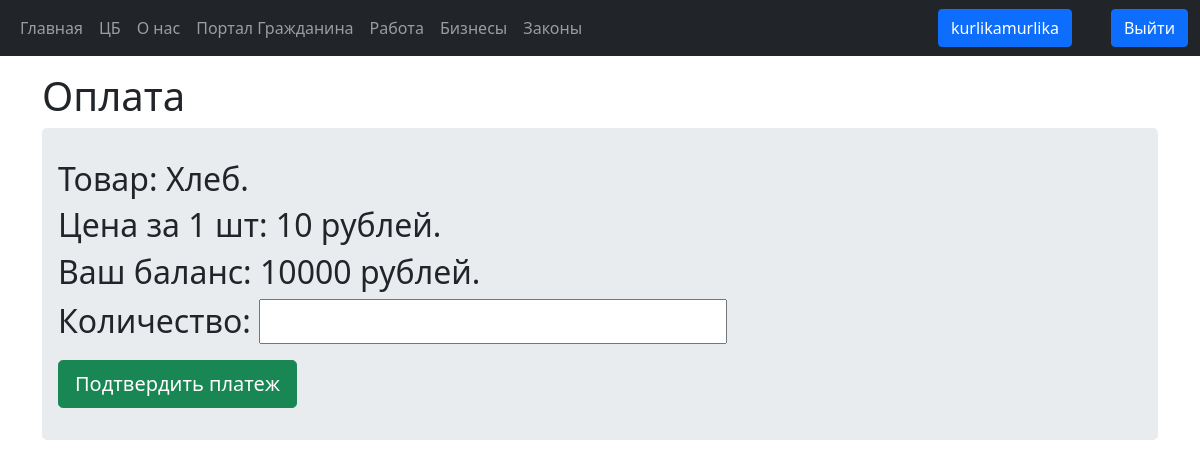
The app's page /make_order/1/ (signed in), older data.
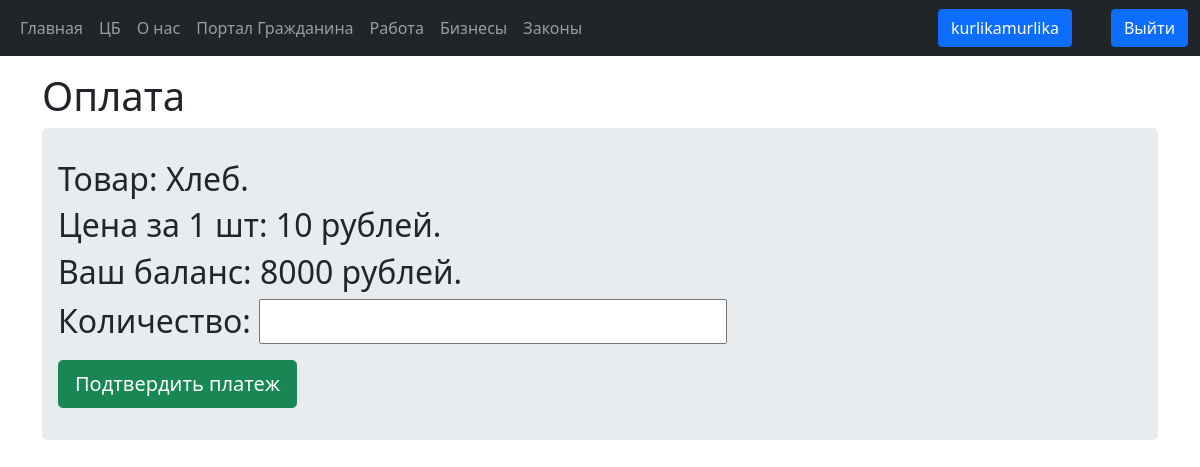
The same page, newer data.
### bank/models.py (models this page shows, shortened)
class BankAccount(models.Model):
    user = models.ForeignKey(User, on_delete=models.CASCADE, blank=True, null=True)
    name = models.CharField(max_length=10, unique=True)
    balance = models.IntegerField(default=0)
    account_type = models.CharField(max_length=20, default='personal')

### bank/views.py (the view, shortened to what this page needs)
# urls.py: path('make_order/<int:service_id>/', views.make_order, name='make_order'),
def make_order(request, service_id):
    service = Service.objects.get(pk=service_id)
    form = MakeOrder(request.POST or None)
    bank_acc = BankAccount.objects.filter(user_id=request.user).filter(name__startswith="PER")[0]
    not_enough_money = False
    order_dict = {
        'service': service,
        'form': form,
        'bank_acc': bank_acc,
        'not_enough_money': not_enough_money,
    }
    return render(request, 'bank/make_order.html', context=order_dict)

### bank/forms.py
class MakeOrder(forms.ModelForm):
    amount = forms.IntegerField(min_value=1, label="Количество")
    class Meta:
        model = Order
        fields = ('amount',)

### bank/templates/bank/make_order.html (shortened to what this page needs)
<!DOCTYPE html>
{% extends 'bank/base.html' %}
{% block body_content %}
    <h1>Оплата</h1>
    <div class="jumbotron">
        <h2>Товар: {{ service.name }}.</h2>
        <h2>Цена за 1 шт: {{ service.price }} рублей.</h2>
        <h2>Ваш баланс: {{ bank_acc.balance }} рублей.</h2>
        <form method="post">
            <h2>{{ form.as_p }}</h2>
            <input type="submit" value="Подтвердить платеж" class="btn btn-lg btn-success">
        </form>
    </div>
{% endblock %}

Row changes from the older to the newer data that the page shows:
changed BankAccount: balance "10000" → "8000"
